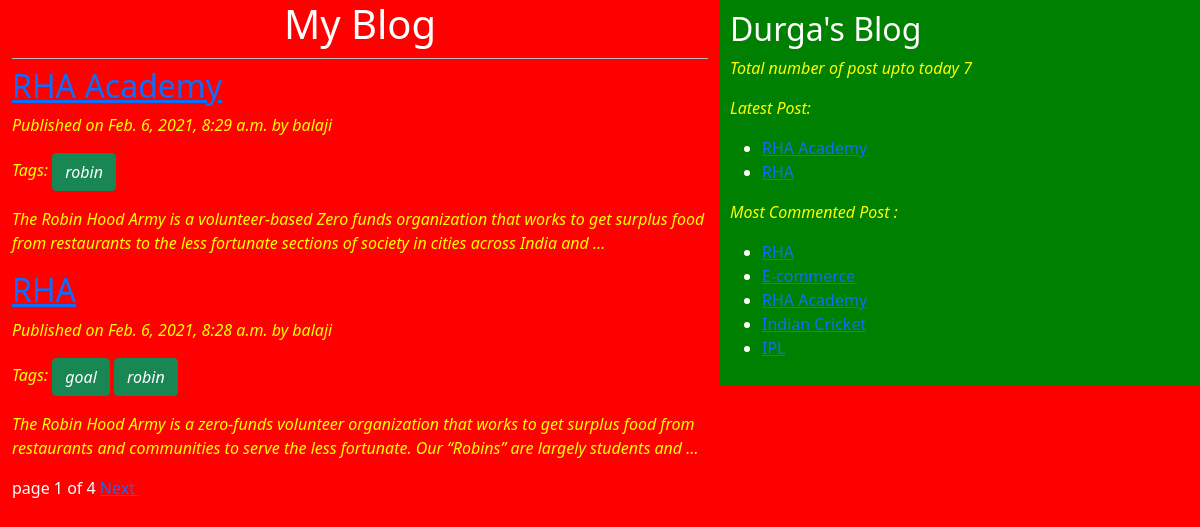
The page / on the database its author committed.
### blog/models.py (models this page shows, shortened)
class Post(models.Model):
    STATUS_CHOICES = (('draft','Draft'),('published','Published'))
    title = models.CharField(max_length=250)
    status = models.CharField(max_length=9,choices=STATUS_CHOICES,default='draft')
    author = models.ForeignKey(User,related_name='blog_post',on_delete=models.DO_NOTHING)
    slug = models.SlugField(max_length=250,unique_for_date='publish')
    body = models.TextField()
    publish = models.DateTimeField(default=timezone.now)
    created = models.DateTimeField(auto_now_add=True)
    updated = models.DateTimeField(auto_now=True)
    objects = CustomManager()
    tags = TaggableManager()
    class Meta:
        ordering = ('-publish',)
    def get_absolute_url(self):
        return reverse('post_detail',args=[self.publish.year, self.publish.strftime('%m'), self.publish.strftime('%d'), self.slug])

### blog/views.py (the view)
# urls.py: url(r'^$',views.post_list),
def post_list(request, tag_slug = None):
    post_list = Post.objects.all()
    tag = None
    if tag_slug:
        tag = get_object_or_404(Tag,slug=tag_slug)
        post_list = post_list.filter(tags__in=[tag])
    paginator = Paginator(post_list,2)
    page_no = request.GET.get('page')
    try:
        post_list = paginator.page(page_no)
    except PageNotAnInteger :
        post_list = paginator.page(1)
    except EmptyPage:
        post_list = paginator.page(paginator.num_pages)
    return render(request,'blog/post_list.html',{'post_list':post_list, 'tag':tag})

### blog/models.py (called while the page is built)
    def get_queryset(self):
        return super().get_queryset().filter(status="published")

### blog/templatetags/blog_tags.py (called while the page is built)
@register.simple_tag(name='count_tag')
def total_post():
    return Post.objects.count()

@register.inclusion_tag('blog/latest_post123.html')
def show_latest_post(count=3):
    latest_post = Post.objects.order_by('-publish')[:count]
    return {'latest_post':latest_post}

@register.inclusion_tag('blog/latest_post123.html')
def most_commented_post(count=5):
    most_Commented_post =  Post.objects.annotate(total_comments = Count('comments')).order_by('-total_comments')[:count]
    return {'latest_post':most_Commented_post}

### Templates/blog/post_list.html (shortened to what this page needs)
<!DOCTYPE html>
{% extends 'blog/Base.html' %}
{% block container %}
    <h1>My Blog</h1>
    {% for post in post_list %}
        <a href="{{post.get_absolute_url}}"> <h2>{{post.title}}</h2> </a>
        <p>Published on {{post.publish}} by {{post.author}}</p>
            <p>Tags:
                {% for tag in post.tags.all %}
                    <a href="{% url 'post_list_by_tag_name' tag.slug %}" class="btn btn-success">
                        {{tag.name}}
                    </a>
                {% endfor %}
            </p>
        <p>{{post.body|truncatewords:30|linebreaks}}</p>
    {% endfor %}
    {% include 'blog/pagination.html' with page=post_list %}
{% endblock %}

### Templates/blog/Base.html (shortened to what this page needs)
<!DOCTYPE html>
{% load blog_tags %}
{% load static %}
<html lang="en">
<head>
    <link href="https://cdn.jsdelivr.net/npm/bootstrap@5.0.0-beta1/dist/css/bootstrap.min.css" rel="stylesheet">
    <link rel="stylesheet" href="{% static 'css/blog.css' %}">
</head>
<body>
<div class="container">
    {% block container %} {% endblock %}
</div>
<div class="sidebar">
    <h2>Durga's Blog </h2>
    <p>Total number of post upto today {% count_tag %} </p>
    <p>Latest Post: </p> {% show_latest_post 2%}
    <p>Most Commented Post : </p> {% most_commented_post %}
</div>
</body>
</html>

### Templates/blog/pagination.html (shortened to what this page needs)
<div class="paginator">
    <span> page {{page.number}} of {{page.paginator.num_pages}}</span>
    {% if page.has_next %}
        <a href="?page={{page.next_page_number}}"> Next </a> &nbsp&nbsp
    {% endif %}
</div>

### Templates/blog/latest_post123.html
<ul>
    {% for post in latest_post %}
        <li> <a href="{{post.get_absolute_url}}"> {{post.title}}</a></li>
    {% endfor %}
</ul>

### static/css/blog.css (style rules this page uses)
.container { width:60%; float:left; padding: 0 0 0 30p; background:red; height:100%; }
.sidebar { width:40%; float:right; padding:10px; background:green; height:100% }
p { font-style:italic; color:yellow; }
h1 { text-align: center; border-bottom: 1px solid #bbb; padding-bottom:10px; }
a { color:#0bff207; }
body { color:white; background:red; }

### rows shown on the page
Post: title "RHA Academy", publish "Feb. 6, 2021, 8:29 a.m.", author "balaji", body "The Robin Hood Army is a volunteer-based Zero funds organization that works to get surplus food from restaurants to the less fortunate sections of society in cities across India and …"
Tag: name "robin"
Post: title "RHA", publish "Feb. 6, 2021, 8:28 a.m.", author "balaji", body "The Robin Hood Army is a zero-funds volunteer organization that works to get surplus food from restaurants and communities to serve the less fortunate. Our “Robins” are largely students and …"
Tag: name "goal"
Post: title "E-commerce"
Post: title "Indian Cricket"
Post: title "IPL"

### other values the page prints
{{ page.number }} "1"
{{ page.paginator.num_pages }} "4"
